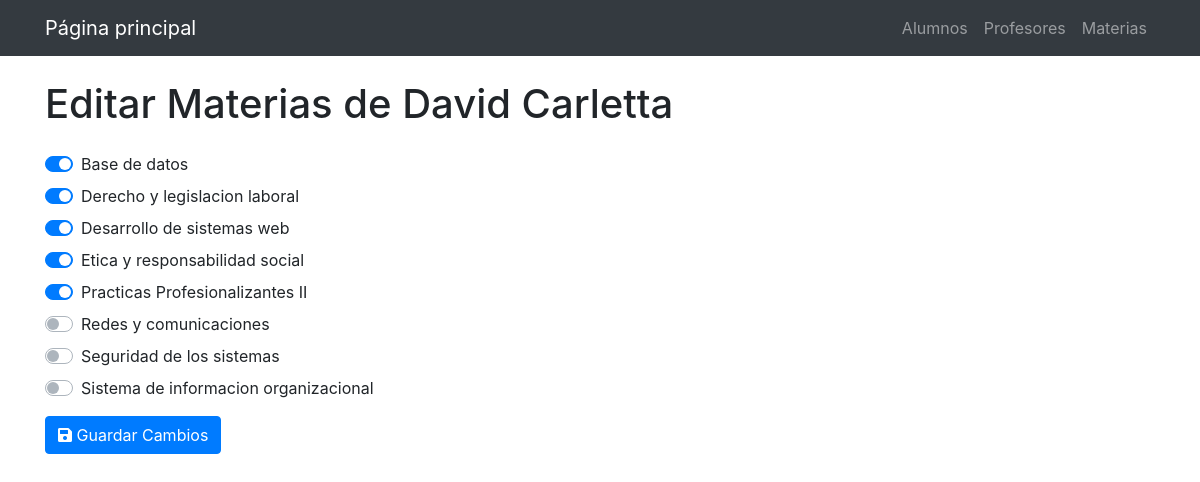
/Controllers/Alumnos/editarMateriasAlumno.php?id=5, run on the app's committed database.
### tables this page shows
CREATE TABLE `alumnos` (
  `id` int(11) NOT NULL,
  `nombre` varchar(30) NOT NULL,
  `apellido` varchar(30) NOT NULL,
  `fecnac` date NOT NULL
);

CREATE TABLE `materias` (
  `id` int(11) NOT NULL,
  `nombre` varchar(255) NOT NULL
);

### Controllers/Alumnos/editarMateriasAlumno.php (called while the page is built, shortened)
<?php
require_once __DIR__ . '/../../Models/Alumno.php';
require_once __DIR__ . '/../../Models/Materia.php';
$id = $_GET['id'];
$alumno = Alumno::getById($id);
$todasLasMaterias = Materia::all();
require_once __DIR__ . '/../../Views/Alumnos/editarMateriasAlumno.view.php';

### Models/Alumno.php (called while the page is built, shortened)
<?php
require_once 'Conexion.php';
require_once 'Materia.php';
class Alumno extends Conexion
{
    public $id, $nombre, $apellido, $fecnac;
    public static function getById($id)
    {
        $conexion = new Conexion();
        $conexion->conectar();
        $result = mysqli_prepare($conexion->con, "SELECT * FROM alumnos WHERE id = ?");
        $result->bind_param("i", $id);
        $result->execute();
        $valorDb = $result->get_result();
        $alumno = $valorDb->fetch_object(Alumno::class);
        return $alumno;
    }
    public function materias()
    {
        $result = mysqli_prepare($this->con, "SELECT materias.* FROM materias INNER JOIN alumno_materia ON materias.id = alumno_materia.materia_id WHERE alumno_materia.alumno_id = ?");
        $result->bind_param("i", $this->id);
        $result->execute();
        $valoresDb = $result->get_result();
        $materias = [];
        while ($materia = $valoresDb->fetch_object(Materia::class)) {
            $materias[] = $materia;
        }
        return $materias;
    }
}

### Models/Conexion.php (called while the page is built, shortened)
<?php
class Conexion
{
    private $host = "localhost";
    private $user = "root";
    private $password = "";
    private $database = "finalnico";
    public function conectar()
    {
        $this->con = mysqli_connect($this->host, $this->user, $this->password, $this->database);
    }
}

### Models/Materia.php (called while the page is built, shortened)
<?php
require_once 'Conexion.php';
require_once 'Alumno.php';
class Materia extends Conexion
{
    public static function all()
    {
        $conexion = new Conexion();
        $conexion->conectar();
        $result = mysqli_prepare($conexion->con, "SELECT * FROM materias ORDER BY nombre ASC");
        $result->execute();
        $valoresDb = $result->get_result();
        $materias = [];
        while ($materia = $valoresDb->fetch_object(Materia::class)) {
            $materias[] = $materia;
        }
        return $materias;
    }
}

### Views/Alumnos/editarMateriasAlumno.view.php (the view, shortened to what this page needs)
<!DOCTYPE html>
<html lang="es">
<head>
    <link rel="stylesheet" href="https://stackpath.bootstrapcdn.com/bootstrap/4.5.2/css/bootstrap.min.css">
    <link rel="stylesheet" href="https://use.fontawesome.com/releases/v5.15.1/css/all.css">
</head>
<body>
    <nav class="navbar navbar-expand-lg navbar-dark bg-dark mb-4">
        <div class="container">
            <a class="navbar-brand" href="/MiFinalDesarrollo/Controllers/dashboard.php">Página principal</a>
            <div class="navbar-nav">
                <a class="nav-item nav-link" href="/MiFinalDesarrollo/Controllers/Alumnos/indexAlumnos.php">Alumnos</a>
                <a class="nav-item nav-link" href="/MiFinalDesarrollo/Controllers/Profesores/indexProfesores.php">Profesores</a>
                <a class="nav-item nav-link" href="/MiFinalDesarrollo/Controllers/Materias/indexMaterias.php">Materias</a>
            </div>
        </div>
    </nav>
    <div class="container">
        <h1 class="mb-4">Editar Materias de <?= $alumno->nombre . ' ' . $alumno->apellido ?></h1>
        <form action="" method="post">
            <div class="form-group">
                 <?php foreach ($todasLasMaterias as $materia): ?>
                    <div class="custom-control custom-switch mb-2">
                            <?= in_array($materia, $alumno->materias()) ? 'checked' : '' ?>>
                        <label class="custom-control-label" for="materia_<?= $materia->id ?>"><?= $materia->nombre ?></label>
                    </div>
                <?php endforeach; ?>
            </div>
            <button type="submit" name="guardarMaterias" class="btn btn-primary">
                <i class="fas fa-save"></i> Guardar Cambios
            </button>
        </form>
    </div>
</body>
</html>

### data on the page
alumnos: nombre "David", apellido "Carletta"
materias: nombre "Base de datos"
materias: nombre "Derecho y legislacion laboral"
materias: nombre "Desarrollo de sistemas web"
materias: nombre "Etica y responsabilidad social"
materias: nombre "Practicas Profesionalizantes II"
materias: nombre "Redes y comunicaciones"
materias: nombre "Seguridad de los sistemas"
materias: nombre "Sistema de informacion organizacional"
